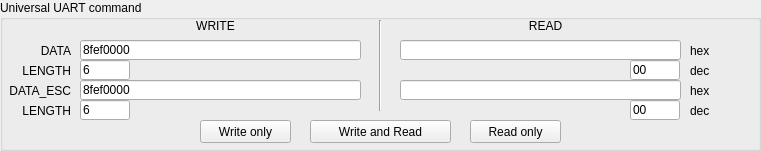
    <widget class="QGroupBox" name="groupBox">
     <property name="geometry">
      <rect>
       <x>10</x>
       <y>10</y>
       <width>761</width>
       <height>151</height>
      </rect>
     </property>
     <property name="title">
      <string>Universal UART command</string>
     </property>
     <widget class="QLineEdit" name="lineEditWriteData">
      <property name="geometry">
       <rect>
        <x>80</x>
        <y>40</y>
        <width>281</width>
        <height>20</height>
       </rect>
      </property>
      <property name="minimumSize">
       <size>
        <width>150</width>
        <height>0</height>
       </size>
      </property>
      <property name="accessibleName">
       <string>WriteData</string>
      </property>
      <property name="inputMask">
       <string/>
      </property>
      <property name="text">
       <string>8fef0000</string>
      </property>
     </widget>
     <widget class="QLineEdit" name="lineEditReadData">
      <property name="geometry">
       <rect>
        <x>400</x>
        <y>40</y>
        <width>281</width>
        <height>20</height>
       </rect>
      </property>
      <property name="minimumSize">
       <size>
        <width>150</width>
        <height>0</height>
       </size>
      </property>
      <property name="accessibleName">
       <string>ReadData</string>
      </property>
      <property name="inputMask">
       <string/>
      </property>
      <property name="text">
       <string/>
      </property>
      <property name="readOnly">
       <bool>true</bool>
      </property>
     </widget>
     <widget class="QLabel" name="label_2">
      <property name="geometry">
       <rect>
        <x>400</x>
        <y>10</y>
        <width>291</width>
        <height>31</height>
       </rect>
      </property>
      <property name="font">
       <font>
        <weight>50</weight>
        <bold>false</bold>
       </font>
      </property>
      <property name="text">
       <string>READ</string>
      </property>
      <property name="alignment">
       <set>Qt::AlignCenter</set>
      </property>
     </widget>
     <widget class="CustomControls::PushButton" name="pushButtonWriteRead">
      <property name="geometry">
       <rect>
        <x>310</x>
        <y>120</y>
        <width>141</width>
        <height>23</height>
       </rect>
      </property>
      <property name="accessibleName">
       <string>WriteRead()</string>
      </property>
      <property name="text">
       <string>Write and Read</string>
      </property>
     </widget>
     <widget class="QLabel" name="label">
      <property name="geometry">
       <rect>
        <x>70</x>
        <y>10</y>
        <width>291</width>
        <height>31</height>
       </rect>
      </property>
      <property name="font">
       <font>
        <weight>50</weight>
        <bold>false</bold>
       </font>
      </property>
      <property name="text">
       <string>WRITE</string>
      </property>
      <property name="alignment">
       <set>Qt::AlignCenter</set>
      </property>
     </widget>
     <widget class="CustomControls::PushButton" name="pushButtonWriteOnly">
      <property name="geometry">
       <rect>
        <x>200</x>
        <y>120</y>
        <width>91</width>
        <height>23</height>
       </rect>
      </property>
      <property name="accessibleName">
       <string>WriteOnly()</string>
      </property>
      <property name="text">
       <string>Write only</string>
      </property>
     </widget>
     <widget class="QLabel" name="label_3">
      <property name="geometry">
       <rect>
        <x>690</x>
        <y>40</y>
        <width>41</width>
        <height>21</height>
       </rect>
      </property>
      <property name="text">
       <string>hex</string>
      </property>
     </widget>
     <widget class="QLineEdit" name="lineEditWriteDataCount">
      <property name="geometry">
       <rect>
        <x>80</x>
        <y>60</y>
        <width>50</width>
        <height>20</height>
       </rect>
      </property>
      <property name="minimumSize">
       <size>
        <width>50</width>
        <height>0</height>
       </size>
      </property>
      <property name="accessibleName">
       <string>WriteData</string>
      </property>
      <property name="inputMask">
       <string/>
      </property>
      <property name="text">
       <string>6</string>
      </property>
      <property name="readOnly">
       <bool>true</bool>
      </property>
     </widget>
     <widget class="QLabel" name="label_5">
      <property name="geometry">
       <rect>
        <x>20</x>
        <y>40</y>
        <width>51</width>
        <height>21</height>
       </rect>
      </property>
      <property name="text">
       <string>DATA</string>
      </property>
      <property name="alignment">
       <set>Qt::AlignRight|Qt::AlignTrailing|Qt::AlignVCenter</set>
      </property>
     </widget>
     <widget class="QLabel" name="label_6">
      <property name="geometry">
       <rect>
        <x>10</x>
        <y>60</y>
        <width>61</width>
        <height>21</height>
       </rect>
      </property>
      <property name="text">
       <string>LENGTH</string>
      </property>
      <property name="alignment">
       <set>Qt::AlignRight|Qt::AlignTrailing|Qt::AlignVCenter</set>
      </property>
     </widget>
     <widget class="QLineEdit" name="lineEditReadDataCount">
      <property name="geometry">
       <rect>
        <x>630</x>
        <y>60</y>
        <width>50</width>
        <height>20</height>
       </rect>
      </property>
      <property name="minimumSize">
       <size>
        <width>50</width>
        <height>0</height>
       </size>
      </property>
      <property name="accessibleName">
       <string>WriteData</string>
      </property>
      <property name="inputMask">
       <string/>
      </property>
      <property name="text">
       <string>00</string>
      </property>
      <property name="readOnly">
       <bool>true</bool>
      </property>
     </widget>
     <widget class="QLabel" name="label_10">
      <property name="geometry">
       <rect>
        <x>690</x>
        <y>60</y>
        <width>41</width>
        <height>21</height>
       </rect>
      </property>
      <property name="text">
       <string>dec</string>
      </property>
     </widget>
     <widget class="CustomControls::PushButton" name="pushButtonWriteOnly_2">
      <property name="geometry">
       <rect>
        <x>470</x>
        <y>120</y>
        <width>91</width>
        <height>23</height>
       </rect>
      </property>
      <property name="accessibleName">
       <string>ReadOnly()</string>
      </property>
      <property name="text">
       <string>Read only</string>
      </property>
     </widget>
     <widget class="Line" name="line">
      <property name="geometry">
       <rect>
        <x>370</x>
        <y>20</y>
        <width>21</width>
        <height>91</height>
       </rect>
      </property>
      <property name="orientation">
       <enum>Qt::Vertical</enum>
      </property>
     </widget>
     <widget class="QLabel" name="label_7">
      <property name="geometry">
       <rect>
        <x>0</x>
        <y>80</y>
        <width>71</width>
        <height>21</height>
       </rect>
      </property>
      <property name="text">
       <string>DATA_ESC</string>
      </property>
      <property name="alignment">
       <set>Qt::AlignRight|Qt::AlignTrailing|Qt::AlignVCenter</set>
      </property>
     </widget>
     <widget class="QLineEdit" name="lineEditWriteDataESC">
      <property name="geometry">
       <rect>
        <x>80</x>
        <y>80</y>
        <width>281</width>
        <height>20</height>
       </rect>
      </property>
      <property name="minimumSize">
       <size>
        <width>150</width>
        <height>0</height>
       </size>
      </property>
      <property name="accessibleName">
       <string>WriteData</string>
      </property>
      <property name="inputMask">
       <string/>
      </property>
      <property name="text">
       <string>8fef0000</string>
      </property>
      <property name="readOnly">
       <bool>true</bool>
      </property>
     </widget>
     <widget class="QLineEdit" name="lineEditReadDataESC">
      <property name="geometry">
       <rect>
        <x>400</x>
        <y>80</y>
        <width>281</width>
        <height>20</height>
       </rect>
      </property>
      <property name="minimumSize">
       <size>
        <width>150</width>
        <height>0</height>
       </size>
      </property>
      <property name="accessibleName">
       <string>ReadData</string>
      </property>
      <property name="inputMask">
       <string/>
      </property>
      <property name="text">
       <string/>
      </property>
      <property name="readOnly">
       <bool>true</bool>
      </property>
     </widget>
     <widget class="QLineEdit" name="lineEditWriteDataCountESC">
      <property name="geometry">
       <rect>
        <x>80</x>
        <y>100</y>
        <width>50</width>
        <height>20</height>
       </rect>
      </property>
      <property name="minimumSize">
       <size>
        <width>50</width>
        <height>0</height>
       </size>
      </property>
      <property name="accessibleName">
       <string>WriteData</string>
      </property>
      <property name="inputMask">
       <string/>
      </property>
      <property name="text">
       <string>6</string>
      </property>
      <property name="readOnly">
       <bool>true</bool>
      </property>
     </widget>
     <widget class="QLabel" name="label_4">
      <property name="geometry">
       <rect>
        <x>690</x>
        <y>80</y>
        <width>41</width>
        <height>21</height>
       </rect>
      </property>
      <property name="text">
       <string>hex</string>
      </property>
     </widget>
     <widget class="QLabel" name="label_17">
      <property name="geometry">
       <rect>
        <x>690</x>
        <y>100</y>
        <width>41</width>
        <height>21</height>
       </rect>
      </property>
      <property name="text">
       <string>dec</string>
      </property>
     </widget>
     <widget class="QLabel" name="label_8">
      <property name="geometry">
       <rect>
        <x>10</x>
        <y>100</y>
        <width>61</width>
        <height>21</height>
       </rect>
      </property>
      <property name="text">
       <string>LENGTH</string>
      </property>
      <property name="alignment">
       <set>Qt::AlignRight|Qt::AlignTrailing|Qt::AlignVCenter</set>
      </property>
     </widget>
     <widget class="QLineEdit" name="lineEditReadDataCountESC">
      <property name="geometry">
       <rect>
        <x>630</x>
        <y>100</y>
        <width>50</width>
        <height>20</height>
       </rect>
      </property>
      <property name="minimumSize">
       <size>
        <width>50</width>
        <height>0</height>
       </size>
      </property>
      <property name="accessibleName">
       <string>WriteData</string>
      </property>
      <property name="inputMask">
       <string/>
      </property>
      <property name="text">
       <string>00</string>
      </property>
      <property name="readOnly">
       <bool>true</bool>
      </property>
     </widget>
    </widget>
